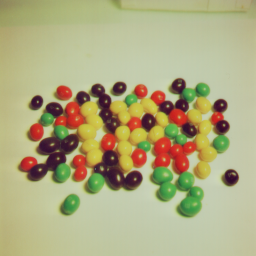
#> input picture lab11/jelly_beans.tiff, 256 x 256 px
$ jupyter execute lab11.ipynb
#> lines starting #> are read from the running program, lines starting #| are printed output that depends on the picture; after the words box and inside, x2 and y2 are one past the last pixel; in counts of white or black regions, pixels touching at a corner belong together
[cell 1]
from skimage.io import imread
import cv2
import matplotlib.pyplot as plt

[cell 2]
im_rgb = imread('jelly_beans.tiff')
#> im_rgb is the input picture: shape (256, 256, 3); mean R, G, B 174.9, 170.9, 128.3
im_hsv = cv2.cvtColor(im_rgb, cv2.COLOR_BGR2HSV)
#> im_hsv: shape (256, 256, 3); mean H, S, V 90, 81, 182.4

mask_rgb = cv2.inRange(im_rgb, (180, 180, 0), (255, 255, 100))
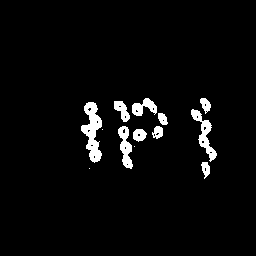
#> mask_rgb: shape (256, 256); 3.7% white; 13 white regions (3 under 20 px), largest, box (x1, y1, x2, y2) and area: (81, 102, 102, 163) 683, (191, 109, 217, 162) 430, (118, 126, 133, 169) 352
res_rgb = cv2.bitwise_and(im_rgb, im_rgb, mask=mask_rgb)
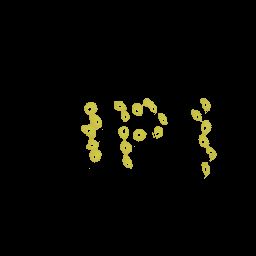
#> res_rgb: shape (256, 256, 3); mean R, G, B 7.4, 7.1, 2.7

mask_hsv = cv2.inRange(im_hsv, (85, 135, 185), (95, 255, 255))
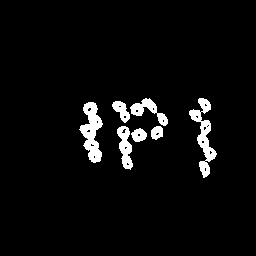
#> mask_hsv: shape (256, 256); 4.3% white; 7 white regions, largest, box (x1, y1, x2, y2) and area: (79, 102, 103, 163) 774, (189, 98, 217, 178) 772, (117, 126, 133, 170) 406
res_hsv = cv2.bitwise_and(im_rgb, im_rgb, mask=mask_hsv)

plt.figure(figsize=(30, 15))
plt.subplot(131), plt.imshow(im_rgb), plt.axis('off')
plt.subplot(132), plt.imshow(res_rgb), plt.axis('off')
plt.subplot(133), plt.imshow(res_hsv), plt.axis('off')
plt.show()
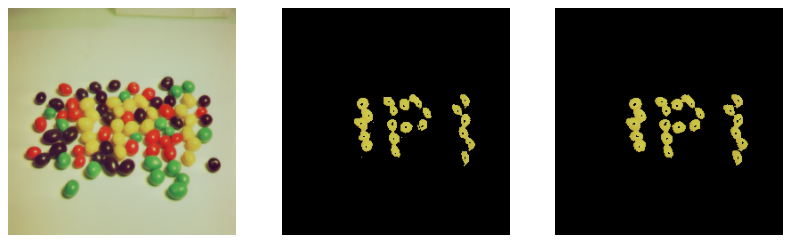
#> figure drawn by matplotlib, 3 panels
